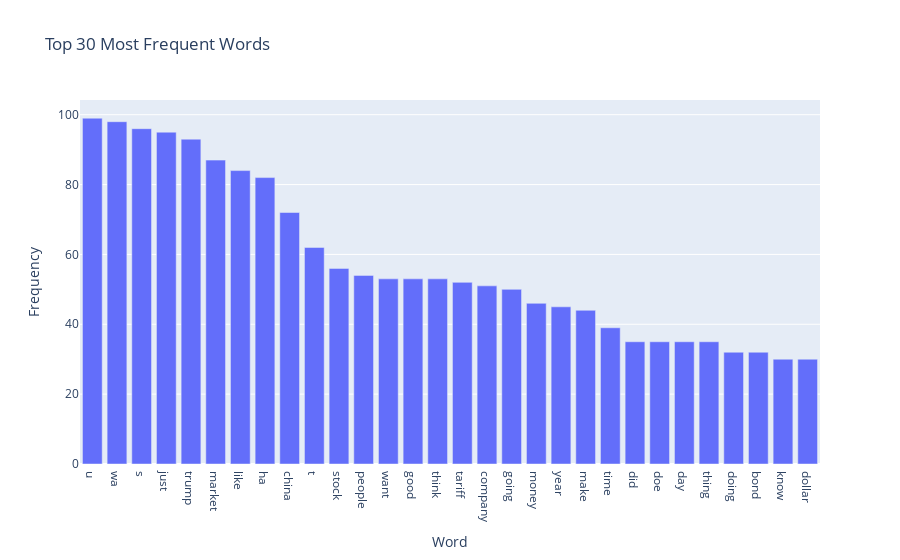

Notebook cell for this chart:
### Code cell
# Top words bar chart
top_words = word_freq.head(30)
fig = px.bar(x=top_words.index, y=top_words.values,
             title='Top 30 Most Frequent Words',
             labels={'x': 'Word', 'y': 'Frequency'})
fig.show()

### Figure 1 — Plotly figure (JSON) as saved in the notebook; plotly's stock layout.template omitted (floating-point values rounded to 4 significant figures)
{"data": [{"hovertemplate": "Word=%{x}<br>Frequency=%{y}<extra></extra>", "legendgroup": "", "marker": {"color": "#636efa", "pattern": {"shape": ""}}, "name": "", "orientation": "v", "showlegend": false, "textposition": "auto", "type": "bar", "x": ["u", "wa", "s", "just", "trump", "market", "like", "ha", "china", "t", "stock", "people", "want", "good", "think", "tariff", "company", "going", "money", "year", "make", "time", "did", "doe", "day", "thing", "doing", "bond", "know", "dollar"], "xaxis": "x", "y": [99, 98, 96, 95, 93, 87, 84, 82, 72, 62, 56, 54, 53, 53, 53, 52, 51, 50, 46, 45, 44, 39, 35, 35, 35, 35, 32, 32, 30, 30], "yaxis": "y"}], "layout": {"barmode": "relative", "legend": {"tracegroupgap": 0}, "title": {"text": "Top 30 Most Frequent Words"}, "xaxis": {"anchor": "y", "domain": [0, 1], "title": {"text": "Word"}}, "yaxis": {"anchor": "x", "domain": [0, 1], "title": {"text": "Frequency"}}}}
